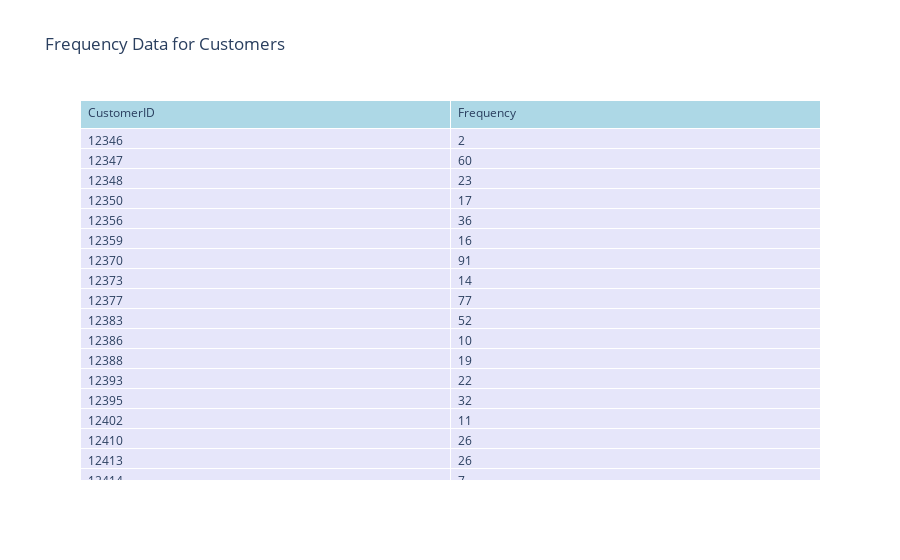

Notebook cell for this chart:
### Code cell
# Creating a Plotly Table with a light blue header
fig = go.Figure(data=[go.Table(
    header=dict(values=list(frequency_df.columns),
                fill_color='lightblue',  # Change header fill color to light blue
                align='left'),
    cells=dict(values=[frequency_df[col] for col in frequency_df.columns],
               fill_color='lavender',
               align='left'))
])

# Updating layout for a cleaner look
fig.update_layout(title='Frequency Data for Customers')
fig.show()

### Figure 1 — Plotly figure (JSON) as saved in the notebook; plotly's stock layout.template omitted (floating-point values rounded to 4 significant figures; data arrays with more than 128 entries replaced by an {"elided": "..."} marker saying what was removed)
{"data": [{"cells": {"align": "left", "fill": {"color": "lavender"}, "values": {"elided": "2x1416 int values"}}, "header": {"align": "left", "fill": {"color": "lightblue"}, "values": ["CustomerID", "Frequency"]}, "type": "table"}], "layout": {"title": {"text": "Frequency Data for Customers"}}}
